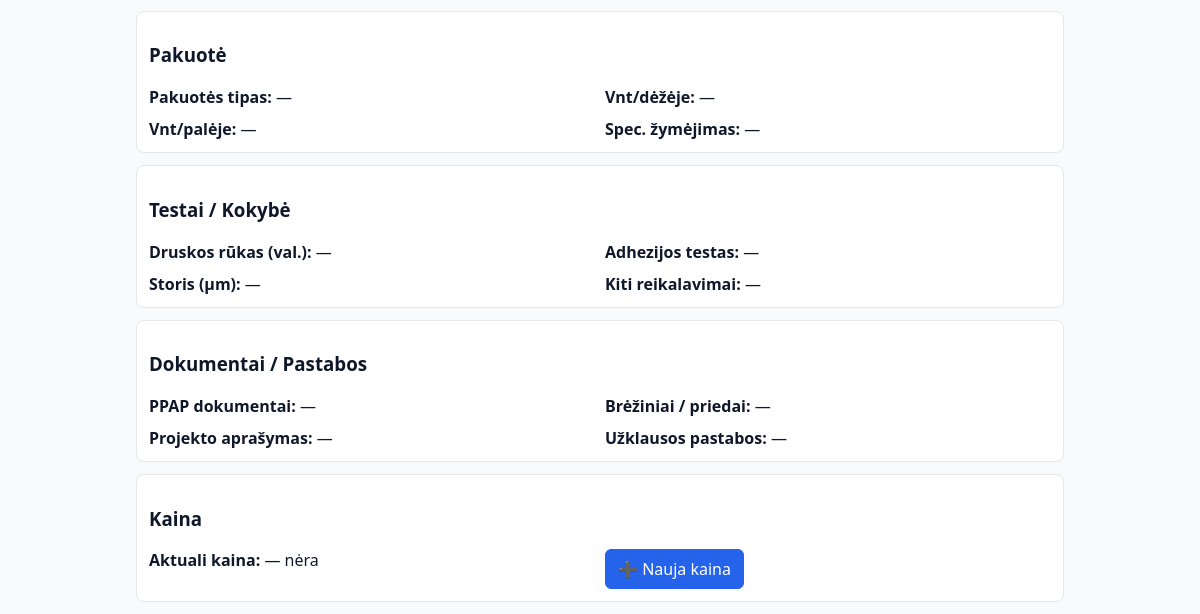
The app's page /detaliu_registras/perziureti_uzklausa/2/ (lower part), older data.
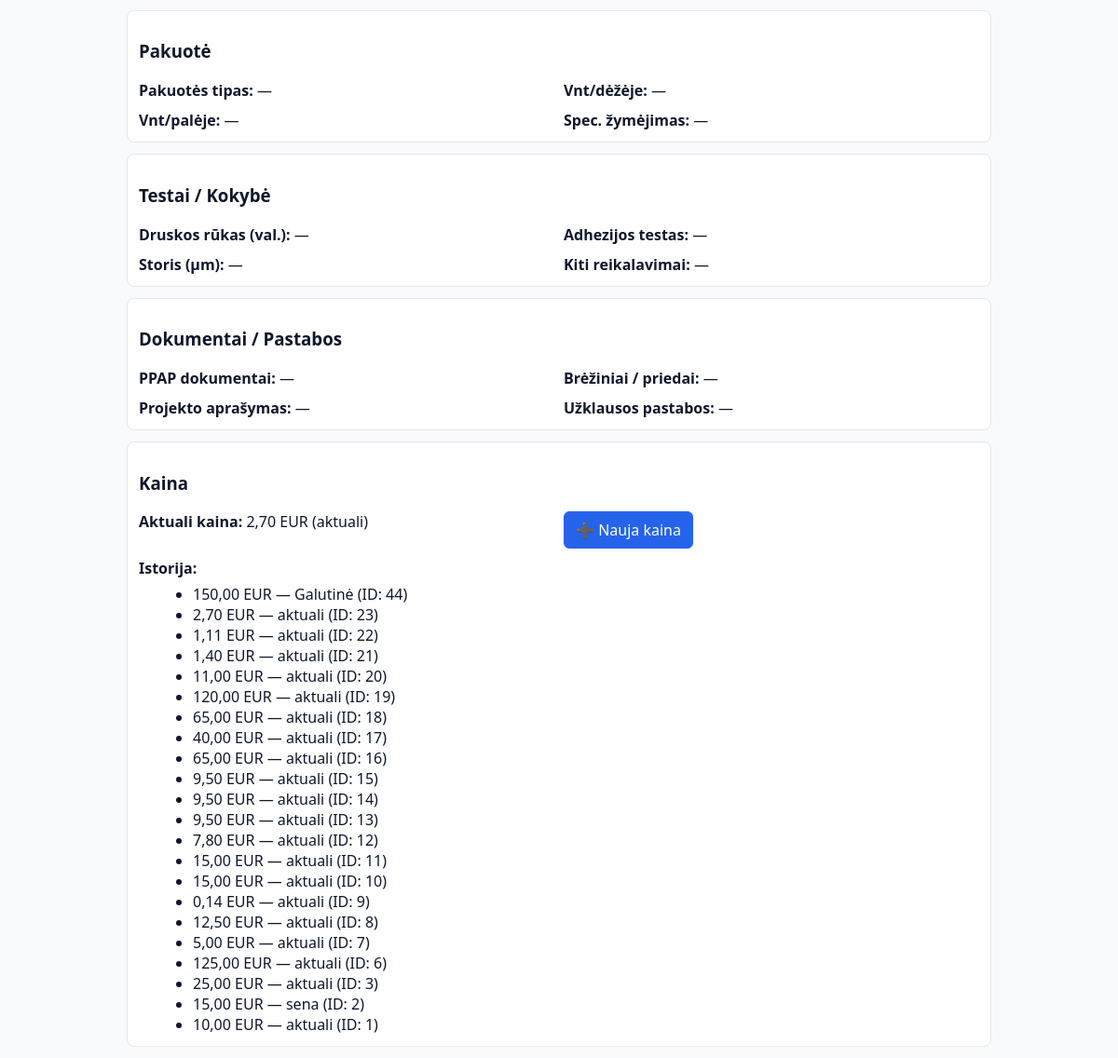
The same page, newer data.
### detaliu_registras/models.py (models this page shows, shortened)
class Timestamped(models.Model):
    created = models.DateTimeField(auto_now_add=True, null=True, blank=True)
    updated = models.DateTimeField(auto_now=True, null=True, blank=True)
    class Meta:
        abstract = True

class Kaina(Timestamped):
    MATAS_CHOICES = [
        ("vnt", "Vnt"),
        ("m2", "m²"),
        ("kg", "kg"),
        ("val", "val."),
    ]
    uzklausa = models.ForeignKey(Uzklausa, on_delete=models.CASCADE, related_name="kainos")
    suma = models.DecimalField(max_digits=12, decimal_places=2)
    valiuta = models.CharField(max_length=10, default="EUR")
    busena = models.CharField(
        max_length=10,
        choices=[("aktuali", "Aktuali"), ("sena", "Sena")],
        default="aktuali",
    )
    yra_fiksuota = models.BooleanField(default=False)
    kiekis_nuo = models.PositiveIntegerField(null=True, blank=True)
    kiekis_iki = models.PositiveIntegerField(null=True, blank=True)
    fiksuotas_kiekis = models.PositiveIntegerField(null=True, blank=True)
    kainos_matas = models.CharField(max_length=8, choices=MATAS_CHOICES, null=True, blank=True)
    class Meta:
        ordering = ["-id"]

### detaliu_registras/views.py (the view)
# urls.py: path("perziureti_uzklausa/<int:pk>/", views.UzklausaDetailView.as_view(), name="perziureti_uzklausa"),
class UzklausaDetailView(DetailView):
    model = Uzklausa
    template_name = "detaliu_registras/perziureti_uzklausa.html"
    context_object_name = "uzklausa"
    def get_context_data(self, **kwargs):
        ctx = super().get_context_data(**kwargs)
        uzk = self.object
        kainos = uzk.kainos.all().order_by("-id")
        current = kainos.filter(busena="aktuali").first()
        ctx["kainos"] = kainos
        ctx["kaina_aktuali"] = current
        return ctx

### detaliu_registras/models.py (called while the page is built)
    def __str__(self):
        return self.vardas

    def __str__(self):
        return self.pavadinimas

### detaliu_registras/templates/detaliu_registras/perziureti_uzklausa.html (shortened to what this page needs)
{% extends "base.html" %}
{% block content %}
<div class="container">
  <section class="box block" data-block="pack">
    <h3>Pakuotė</h3>
    <div class="grid">
      <div><strong>Pakuotės tipas:</strong> {{ uzklausa.detale.pakuotes_tipas|default:"—" }}</div>
      <div><strong>Vnt/dėžėje:</strong> {{ uzklausa.detale.vienetai_dezeje|default:"—" }}</div>
      <div><strong>Vnt/palėje:</strong> {{ uzklausa.detale.vienetai_paleje|default:"—" }}</div>
      <div><strong>Spec. žymėjimas:</strong> {{ uzklausa.detale.pakuotes_pastabos|default:"—" }}</div>
    </div>
  </section>
  <section class="box block" data-block="qa">
    <h3>Testai / Kokybė</h3>
    <div class="grid">
      <div><strong>Druskos rūkas (val.):</strong> {{ uzklausa.detale.testai_druskos_rukas_val|default:"—" }}</div>
      <div><strong>Adhezijos testas:</strong> {{ uzklausa.detale.testas_adhezija|default:"—" }}</div>
      <div><strong>Storis (µm):</strong> {{ uzklausa.detale.testas_storis_mikronai|default:"—" }}</div>
      <div><strong>Kiti reikalavimai:</strong> {{ uzklausa.detale.testai_kita|default:"—" }}</div>
    </div>
  </section>
  <section class="box block" data-block="docs">
    <h3>Dokumentai / Pastabos</h3>
    <div class="grid">
      <div><strong>PPAP dokumentai:</strong> {{ uzklausa.detale.ppap_dokumentai|default:"—" }}</div>
      <div><strong>Brėžiniai / priedai:</strong> {{ uzklausa.detale.priedai_info|default:"—" }}</div>
      <div><strong>Projekto aprašymas:</strong> {{ uzklausa.projektas.aprasymas|default:"—" }}</div>
      <div><strong>Užklausos pastabos:</strong> {{ uzklausa.pastabos|default:"—" }}</div>
    </div>
  </section>
<section class="box">
  <h3>Kaina</h3>
  <div class="grid">
    <div>
      <strong>Aktuali kaina:</strong>
      {% if kaina_aktuali %}
        {{ kaina_aktuali.suma }} {{ kaina_aktuali.valiuta }} ({{ kaina_aktuali.busena }})
      {% else %}
        — nėra
      {% endif %}
    </div>
    <div>
      <a class="btn" href="{% url 'detaliu_registras:prideti_kaina' uzklausa.pk %}">➕ Nauja kaina</a>
    </div>
  </div>
  {% if kainos %}
    <div style="margin-top:10px">
      <strong>Istorija:</strong>
      <ul style="margin:6px 0 0 18px">
        {% for k in kainos %}
          <li>
            {{ k.suma }} {{ k.valiuta }} — {{ k.busena }} (ID: {{ k.id }})
          </li>
        {% endfor %}
      </ul>
    </div>
  {% endif %}
</section>
</div>
{% endblock %}

Row changes from the older to the newer data that the page shows:
now on this page (row edited): Kaina: suma "2,70", valiuta "EUR", busena "aktuali", id "23"
now on this page (row edited): Kaina: suma "150,00", valiuta "EUR", busena "Galutinė", id "44"
changed Kaina: uzklausa_id empty → 2 (drawn)
now on this page (row edited): Kaina: suma "1,11", valiuta "EUR", busena "aktuali", id "22"
now on this page (row edited): Kaina: suma "1,40", valiuta "EUR", busena "aktuali", id "21"
now on this page (row edited): Kaina: suma "11,00", valiuta "EUR", busena "aktuali", id "20"
now on this page (row edited): Kaina: suma "120,00", valiuta "EUR", busena "aktuali", id "19"
now on this page (row edited): Kaina: suma "65,00", valiuta "EUR", busena "aktuali", id "18"
now on this page (row edited): Kaina: suma "40,00", valiuta "EUR", busena "aktuali", id "17"
now on this page (row edited): Kaina: suma "65,00", valiuta "EUR", busena "aktuali", id "16"
now on this page (row edited): Kaina: suma "9,50", valiuta "EUR", busena "aktuali", id "15"
now on this page (row edited): Kaina: suma "9,50", valiuta "EUR", busena "aktuali", id "14"
now on this page (row edited): Kaina: suma "9,50", valiuta "EUR", busena "aktuali", id "13"
now on this page (row edited): Kaina: suma "7,80", valiuta "EUR", busena "aktuali", id "12"
now on this page (row edited): Kaina: suma "15,00", valiuta "EUR", busena "aktuali", id "11"
now on this page (row edited): Kaina: suma "15,00", valiuta "EUR", busena "aktuali", id "10"
now on this page (row edited): Kaina: suma "0,14", valiuta "EUR", busena "aktuali", id "9"
now on this page (row edited): Kaina: suma "12,50", valiuta "EUR", busena "aktuali", id "8"
now on this page (row edited): Kaina: suma "5,00", valiuta "EUR", busena "aktuali", id "7"
now on this page (row edited): Kaina: suma "125,00", valiuta "EUR", busena "aktuali", id "6"
now on this page (row edited): Kaina: suma "25,00", valiuta "EUR", busena "aktuali", id "3"
now on this page (row edited): Kaina: suma "15,00", valiuta "EUR", busena "sena", id "2"
now on this page (row edited): Kaina: suma "10,00", valiuta "EUR", busena "aktuali", id "1"
Text that changed along with them:
text no longer shown: "— nėra"
text now shown: "( ) Istorija:"
